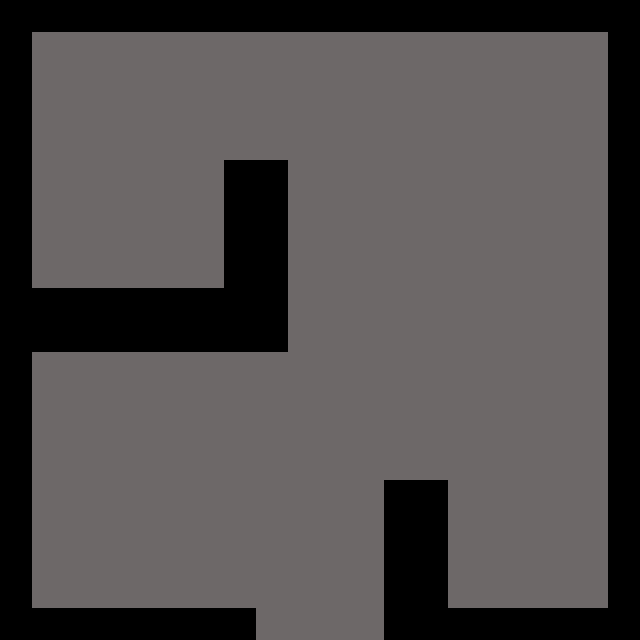

A 2D game scene composited from a Tiled map and its tileset images. What follows is a short description and the map's XML, with every tile layer's data as written:
An orthogonal 20x20 tile map with 32x32 px tiles, 1 tile layer (Tile Layer 1) and 12 objects (9x wall, 3x coin).

<map version="1.0" tiledversion="1.0.1" orientation="orthogonal" renderorder="right-down" width="20" height="20" tilewidth="32" tileheight="32" nextobjectid="16">
 <tileset firstgid="1" name="colourTileset" tilewidth="32" tileheight="32" tilecount="10" columns="5">
  <image source="colourTileset.png" width="160" height="64" />
 </tileset>
 <layer name="Tile Layer 1" width="20" height="20">
  <data encoding="csv">
1,1,1,1,1,1,1,1,1,1,1,1,1,1,1,1,1,1,1,1,
1,2,2,2,2,2,2,2,2,2,2,2,2,2,2,2,2,2,2,1,
1,2,2,2,2,2,2,2,2,2,2,2,2,2,2,2,2,2,2,1,
1,2,2,2,2,2,2,2,2,2,2,2,2,2,2,2,2,2,2,1,
1,2,2,2,2,2,2,2,2,2,2,2,2,2,2,2,2,2,2,1,
1,2,2,2,2,2,2,1,1,2,2,2,2,2,2,2,2,2,2,1,
1,2,2,2,2,2,2,1,1,2,2,2,2,2,2,2,2,2,2,1,
1,2,2,2,2,2,2,1,1,2,2,2,2,2,2,2,2,2,2,1,
1,2,2,2,2,2,2,1,1,2,2,2,2,2,2,2,2,2,2,1,
1,1,1,1,1,1,1,1,1,2,2,2,2,2,2,2,2,2,2,1,
1,1,1,1,1,1,1,1,1,2,2,2,2,2,2,2,2,2,2,1,
1,2,2,2,2,2,2,2,2,2,2,2,2,2,2,2,2,2,2,1,
1,2,2,2,2,2,2,2,2,2,2,2,2,2,2,2,2,2,2,1,
1,2,2,2,2,2,2,2,2,2,2,2,2,2,2,2,2,2,2,1,
1,2,2,2,2,2,2,2,2,2,2,2,2,2,2,2,2,2,2,1,
1,2,2,2,2,2,2,2,2,2,2,2,1,1,2,2,2,2,2,1,
1,2,2,2,2,2,2,2,2,2,2,2,1,1,2,2,2,2,2,1,
1,2,2,2,2,2,2,2,2,2,2,2,1,1,2,2,2,2,2,1,
1,2,2,2,2,2,2,2,2,2,2,2,1,1,2,2,2,2,2,1,
1,1,1,1,1,1,1,1,2,2,2,2,1,1,1,1,1,1,1,1
</data>
 </layer>
 <objectgroup name="Object Layer 1">
  <object id="3" type="coin" x="96" y="96" width="32" height="32" />
  <object id="4" type="coin" x="480" y="192" width="32" height="32" />
  <object id="5" type="coin" x="128" y="480" width="32" height="32" />
  <object id="6" type="wall" x="224" y="160" width="64" height="192" />
  <object id="7" type="wall" x="0" y="288" width="224" height="64" />
  <object id="8" type="wall" x="384" y="480" width="64" height="160" />
  <object id="9" type="wall" x="448" y="608" width="192" height="32" />
  <object id="10" type="wall" x="608" y="0" width="32" height="608" />
  <object id="11" type="wall" x="0" y="0" width="608" height="32" />
  <object id="12" type="wall" x="0" y="32" width="32" height="256" />
  <object id="13" type="wall" x="0" y="352" width="32" height="288" />
  <object id="14" type="wall" x="32" y="608" width="224" height="32" />
 </objectgroup>
</map>
